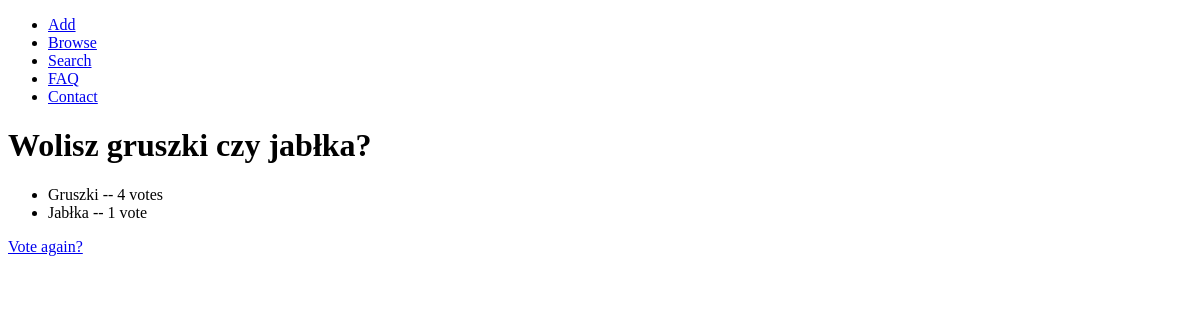
The page /polls/2/results on the database as committed earlier.
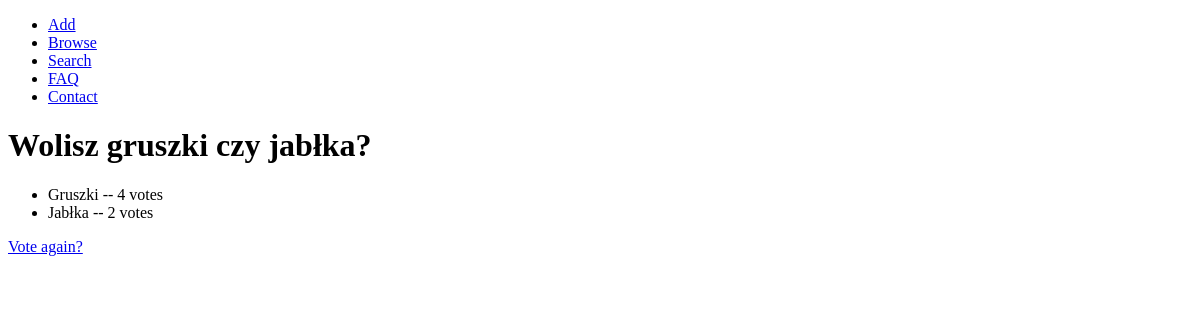
The same page on the database as committed later.
### polls/models.py (models this page shows, shortened)
class Choice(models.Model):
    question = models.ForeignKey(Question)
    choice_text = models.CharField(max_length=300)
    votes = models.IntegerField(default=0)

### polls/views.py (the view)
# urls.py: url(r'^(?P<question_id>[0-9]+)/results$', views.results, name='results'),
def results(request, question_id):
    question = get_object_or_404(Question, pk=question_id)
    return render(request, 'polls/results.html', {'question': question})

### templates/polls/results.html (shortened to what this page needs)
<!DOCTYPE html>
<html lang="en">
<head>
</head>
<body>
    {% include 'fast_polls/my_menu.html' %}
    <h1>{{ question.question_text }}</h1>
        <ul>
            {% for choice in question.choice_set.all %}
                <li>{{ choice.choice_text }} -- {{ choice.votes }} vote{{ choice.votes|pluralize }}</li>
            {% endfor %}
        </ul>
    <a href="{% url 'polls:vote' question.id %}">Vote again?</a>
</body>
</html>

Rows that differ between the two databases and show on the page:
changed Choice "Jabłka": votes "1" → "2"
